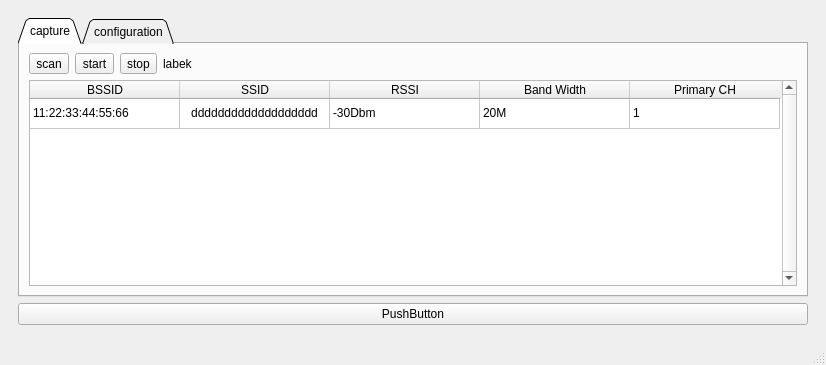
<?xml version="1.0" encoding="UTF-8"?>
<ui version="4.0">
 <class>MainWindow</class>
 <widget class="QMainWindow" name="MainWindow">
  <property name="windowModality">
   <enum>Qt::ApplicationModal</enum>
  </property>
  <property name="geometry">
   <rect>
    <x>0</x>
    <y>0</y>
    <width>826</width>
    <height>365</height>
   </rect>
  </property>
  <property name="sizePolicy">
   <sizepolicy hsizetype="Fixed" vsizetype="Fixed">
    <horstretch>0</horstretch>
    <verstretch>0</verstretch>
   </sizepolicy>
  </property>
  <property name="windowTitle">
   <string>Qsniffer</string>
  </property>
  <widget class="QWidget" name="centralwidget">
   <layout class="QGridLayout" name="gridLayout">
    <item row="1" column="0">
     <widget class="QStackedWidget" name="stackedWidget">
      <widget class="QWidget" name="page">
       <layout class="QHBoxLayout" name="horizontalLayout">
        <item>
         <layout class="QVBoxLayout" name="verticalLayout">
          <item>
           <widget class="QTabWidget" name="tabWidget">
            <property name="tabPosition">
             <enum>QTabWidget::North</enum>
            </property>
            <property name="tabShape">
             <enum>QTabWidget::Triangular</enum>
            </property>
            <property name="currentIndex">
             <number>0</number>
            </property>
            <widget class="QWidget" name="tab">
             <attribute name="title">
              <string>capture</string>
             </attribute>
             <layout class="QVBoxLayout" name="verticalLayout_2">
              <item>
               <layout class="QHBoxLayout" name="horizontalLayout_2">
                <item>
                 <widget class="QToolButton" name="btn_scan">
                  <property name="text">
                   <string>scan</string>
                  </property>
                 </widget>
                </item>
                <item>
                 <widget class="QToolButton" name="btn_start">
                  <property name="text">
                   <string>start</string>
                  </property>
                 </widget>
                </item>
                <item>
                 <widget class="QToolButton" name="btn_stop">
                  <property name="text">
                   <string>stop</string>
                  </property>
                 </widget>
                </item>
                <item>
                 <widget class="QLabel" name="label">
                  <property name="text">
                   <string>labek</string>
                  </property>
                 </widget>
                </item>
               </layout>
              </item>
              <item>
               <widget class="QTableWidget" name="tableWidget">
                <property name="sizePolicy">
                 <sizepolicy hsizetype="Expanding" vsizetype="Expanding">
                  <horstretch>0</horstretch>
                  <verstretch>0</verstretch>
                 </sizepolicy>
                </property>
                <property name="frameShape">
                 <enum>QFrame::StyledPanel</enum>
                </property>
                <property name="frameShadow">
                 <enum>QFrame::Sunken</enum>
                </property>
                <property name="verticalScrollBarPolicy">
                 <enum>Qt::ScrollBarAlwaysOn</enum>
                </property>
                <property name="horizontalScrollBarPolicy">
                 <enum>Qt::ScrollBarAlwaysOff</enum>
                </property>
                <property name="sizeAdjustPolicy">
                 <enum>QAbstractScrollArea::AdjustToContentsOnFirstShow</enum>
                </property>
                <property name="selectionMode">
                 <enum>QAbstractItemView::SingleSelection</enum>
                </property>
                <property name="selectionBehavior">
                 <enum>QAbstractItemView::SelectRows</enum>
                </property>
                <property name="textElideMode">
                 <enum>Qt::ElideLeft</enum>
                </property>
                <property name="verticalScrollMode">
                 <enum>QAbstractItemView::ScrollPerItem</enum>
                </property>
                <property name="horizontalScrollMode">
                 <enum>QAbstractItemView::ScrollPerItem</enum>
                </property>
                <property name="showGrid">
                 <bool>true</bool>
                </property>
                <property name="gridStyle">
                 <enum>Qt::SolidLine</enum>
                </property>
                <property name="sortingEnabled">
                 <bool>true</bool>
                </property>
                <property name="wordWrap">
                 <bool>true</bool>
                </property>
                <property name="cornerButtonEnabled">
                 <bool>false</bool>
                </property>
                <attribute name="horizontalHeaderVisible">
                 <bool>true</bool>
                </attribute>
                <attribute name="horizontalHeaderCascadingSectionResizes">
                 <bool>false</bool>
                </attribute>
                <attribute name="horizontalHeaderMinimumSectionSize">
                 <number>20</number>
                </attribute>
                <attribute name="horizontalHeaderDefaultSectionSize">
                 <number>150</number>
                </attribute>
                <attribute name="horizontalHeaderShowSortIndicator" stdset="0">
                 <bool>false</bool>
                </attribute>
                <attribute name="verticalHeaderVisible">
                 <bool>false</bool>
                </attribute>
                <attribute name="verticalHeaderCascadingSectionResizes">
                 <bool>true</bool>
                </attribute>
                <row>
                 <property name="text">
                  <string>-</string>
                 </property>
                 <property name="textAlignment">
                  <set>AlignCenter</set>
                 </property>
                </row>
                <column>
                 <property name="text">
                  <string>BSSID</string>
                 </property>
                </column>
                <column>
                 <property name="text">
                  <string>SSID</string>
                 </property>
                </column>
                <column>
                 <property name="text">
                  <string>RSSI</string>
                 </property>
                </column>
                <column>
                 <property name="text">
                  <string>Band Width</string>
                 </property>
                </column>
                <column>
                 <property name="text">
                  <string>Primary CH</string>
                 </property>
                </column>
                <item row="0" column="0">
                 <property name="text">
                  <string>11:22:33:44:55:66</string>
                 </property>
                </item>
                <item row="0" column="1">
                 <property name="text">
                  <string>ddddddddddddddddddd</string>
                 </property>
                 <property name="textAlignment">
                  <set>AlignCenter</set>
                 </property>
                </item>
                <item row="0" column="2">
                 <property name="text">
                  <string>-30Dbm</string>
                 </property>
                </item>
                <item row="0" column="3">
                 <property name="text">
                  <string>20M</string>
                 </property>
                </item>
                <item row="0" column="4">
                 <property name="text">
                  <string>1</string>
                 </property>
                </item>
               </widget>
              </item>
             </layout>
            </widget>
            <widget class="QWidget" name="tab_2">
             <attribute name="title">
              <string>configuration</string>
             </attribute>
            </widget>
           </widget>
          </item>
          <item>
           <widget class="QPushButton" name="pushButton">
            <property name="text">
             <string>PushButton</string>
            </property>
           </widget>
          </item>
         </layout>
        </item>
       </layout>
      </widget>
      <widget class="QWidget" name="page_2"/>
     </widget>
    </item>
   </layout>
  </widget>
  <widget class="QMenuBar" name="menubar">
   <property name="geometry">
    <rect>
     <x>0</x>
     <y>0</y>
     <width>826</width>
     <height>24</height>
    </rect>
   </property>
  </widget>
  <widget class="QStatusBar" name="statusbar"/>
 </widget>
 <resources/>
 <connections/>
</ui>
